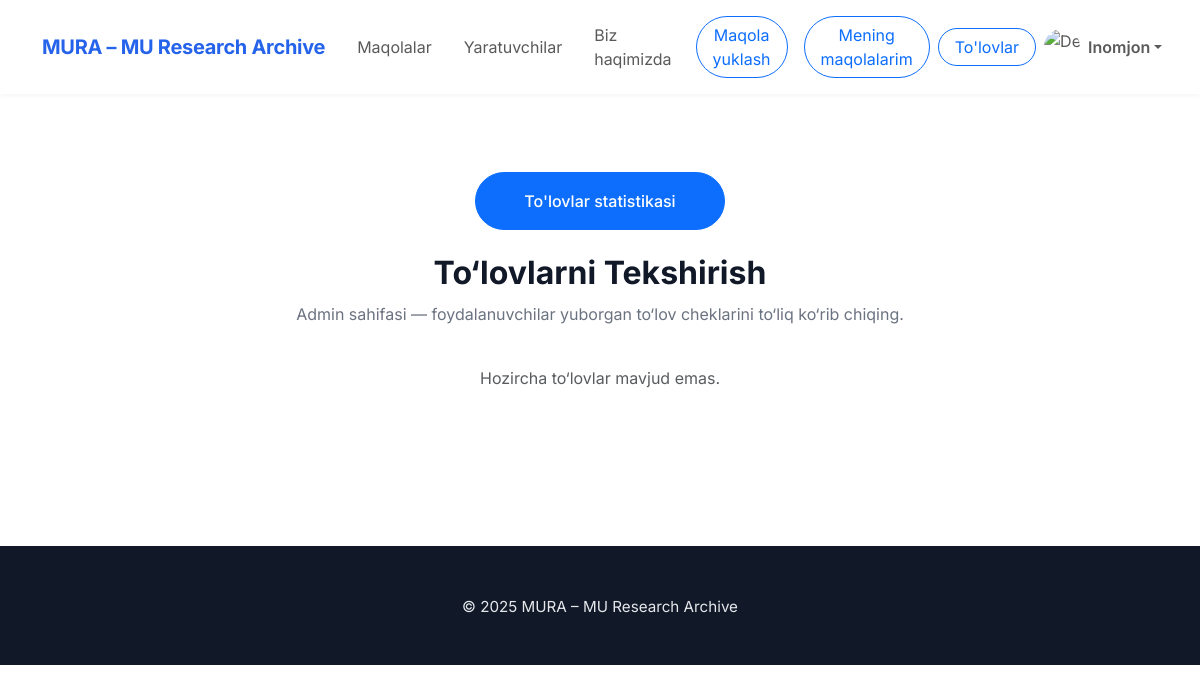
Before: /payments/ (signed in) with the older database file.
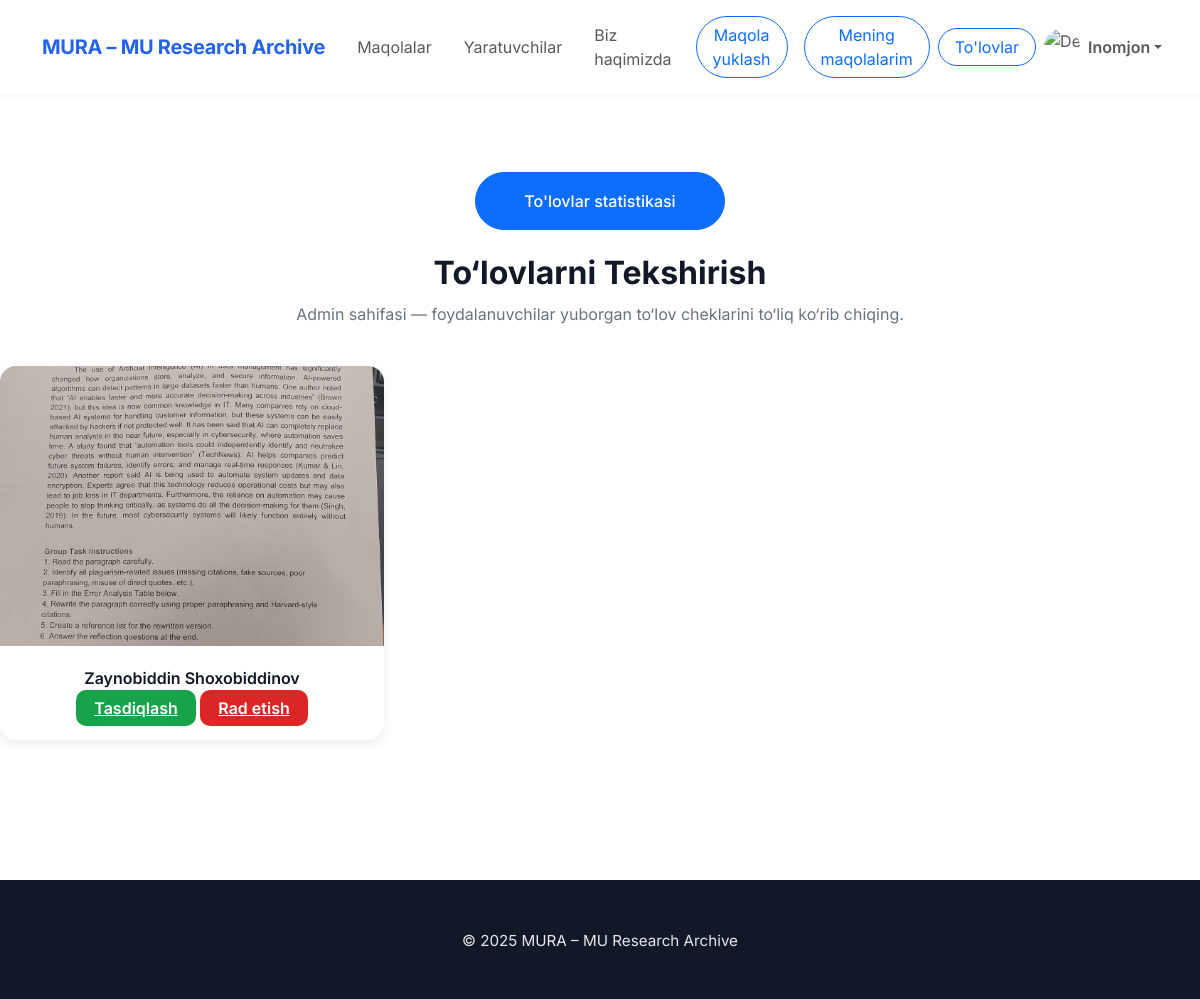
After: the same page with the newer database file.
### main/models.py (models this page shows, shortened)
class Payment(models.Model):
    check_image = models.ImageField('checks/')
    paper = models.ForeignKey(Paper, on_delete=models.CASCADE)
    is_accepted = models.BooleanField(default=False)
    status = models.IntegerField(choices=[(1, 'sent'), (2, 'approved'), (3, 'denied')], default=1)
    paid_at = models.DateTimeField(auto_now_add=True)

class Paper(models.Model):
    STATUS_CHOICES = [
        (1, 'draft'),
        (2, 'on_process'),
        (3, 'declined'),
        (4, 'accepted'),
        (5, 'payment_process'),
        (6, 'blocked')
    ]
    owner = models.ForeignKey(CustomUser, on_delete=models.CASCADE)
    category = models.ForeignKey('Category', on_delete=models.SET_NULL, null=True)
    title = models.CharField(
        max_length=100,
        validators=[MinLengthValidator(1)],
        help_text="Sarlavha 10–255 belgidan iborat bo‘lishi kerak."
    )
    summary = models.TextField(
        max_length=500,
        validators=[MinLengthValidator(100)],
        help_text="Qisqacha mazmun kamida 100 ta belgidan iborat bo‘lishi kerak."
    )
    intro = models.TextField(
        max_length=500,
        validators=[MinLengthValidator(100)],
        help_text="Kirish qismi kamida 100 ta belgidan iborat bo‘lishi kerak."
    )
    file = models.FileField(upload_to='pdfs/')
    status = models.IntegerField(
        choices=STATUS_CHOICES,
        default=1,
        help_text="Maqolaning joriy holatini tanlang."
    )
    published_at = models.DateField(auto_now=True)
    keywords = models.CharField(
        max_length=100,
        validators=[MinLengthValidator(10)],
        help_text="Kalit so‘zlar 10–300 belgidan iborat bo‘lishi kerak."
    )
    pages = models.IntegerField(
        null=True,
        blank=True,
        help_text="Betlar soni 3–50 oralig‘ida bo‘lishi kerak."
    )
    organization = models.CharField(
        max_length=120,
        validators=[MinLengthValidator(1)],
        null=True,
        blank=True,
        help_text="Tashkilot nomi 5–120 belgidan iborat bo‘lishi kerak."
    )
    paid_at = models.DateTimeField(null=True, blank=True)
    reject_count = models.IntegerField(default=0)

class CustomUser(AbstractUser):
    avatar = models.ImageField(upload_to='media/avatars/', null=True, blank=True)

### main/views.py (the view)
# urls.py: path('payments/', payments, name='payments'),
@login_required(redirect_field_name='login')
def payments(request):
    context = {}
    if request.user.is_superuser:
        payments = models.Payment.objects.filter(status = 1).order_by('id')
        context = {
            'payments': payments
        }
    else:
        return redirect('main')
    return render(request, 'payments-admin.html', context)

### templates/payments-admin.html (shortened to what this page needs)
{% extends "base.html" %}
{% load static %}
{% block style %}
<link rel="stylesheet" href="{% static 'main/css/papers.css' %}">
{% endblock %}
{% block content %}
<section class="review-container">
    <div class="d-flex justify-content-center">
        <a href="{% url 'payments_stats' %}" class="btn btn-primary rounded-pill px-5 py-3 fw-medium">To'lovlar statistikasi</a>
        <br>
    </div>
    <br>
    <h1 class="page-title">To‘lovlarni Tekshirish</h1>
    <p class="page-subtitle">Admin sahifasi — foydalanuvchilar yuborgan to‘lov cheklarini to‘liq ko‘rib chiqing.</p>
    <div class="row g-4">
        {% for payment in payments %}
            <div class="col-12 col-md-6 col-lg-4">
                <div class="payment-card">
                    <img src="{{ payment.check_image.url }}" alt="Payment Screenshot" class="payment-img" onclick="openModal('{{ payment.check_image.url }}')">
                    <div class="payment-body">
                        <div class="payment-user">{{ payment.paper.owner.first_name }} {{ payment.paper.owner.last_name }}</div>
                            <a href="{%url 'accept_payment' payment.id%}" class="btn-approve">Tasdiqlash</a>
                            <a href="{%url 'deny_payment' payment.id%}" class="btn-deny">Rad etish</a>
                    </div>
                </div>
            </div>
        {% empty %}
            <p class="text-center text-muted mt-4">Hozircha to‘lovlar mavjud emas.</p>
        {% endfor %}
    </div>
</section>
{% endblock %}

Changed rows visible on the page:
added Payment: check_image (picture), paper.owner.first_name "Zaynobiddin", paper.owner.last_name "Shoxobiddinov"
Other visible differences:
text no longer shown: "Hozircha to‘lovlar mavjud emas."
